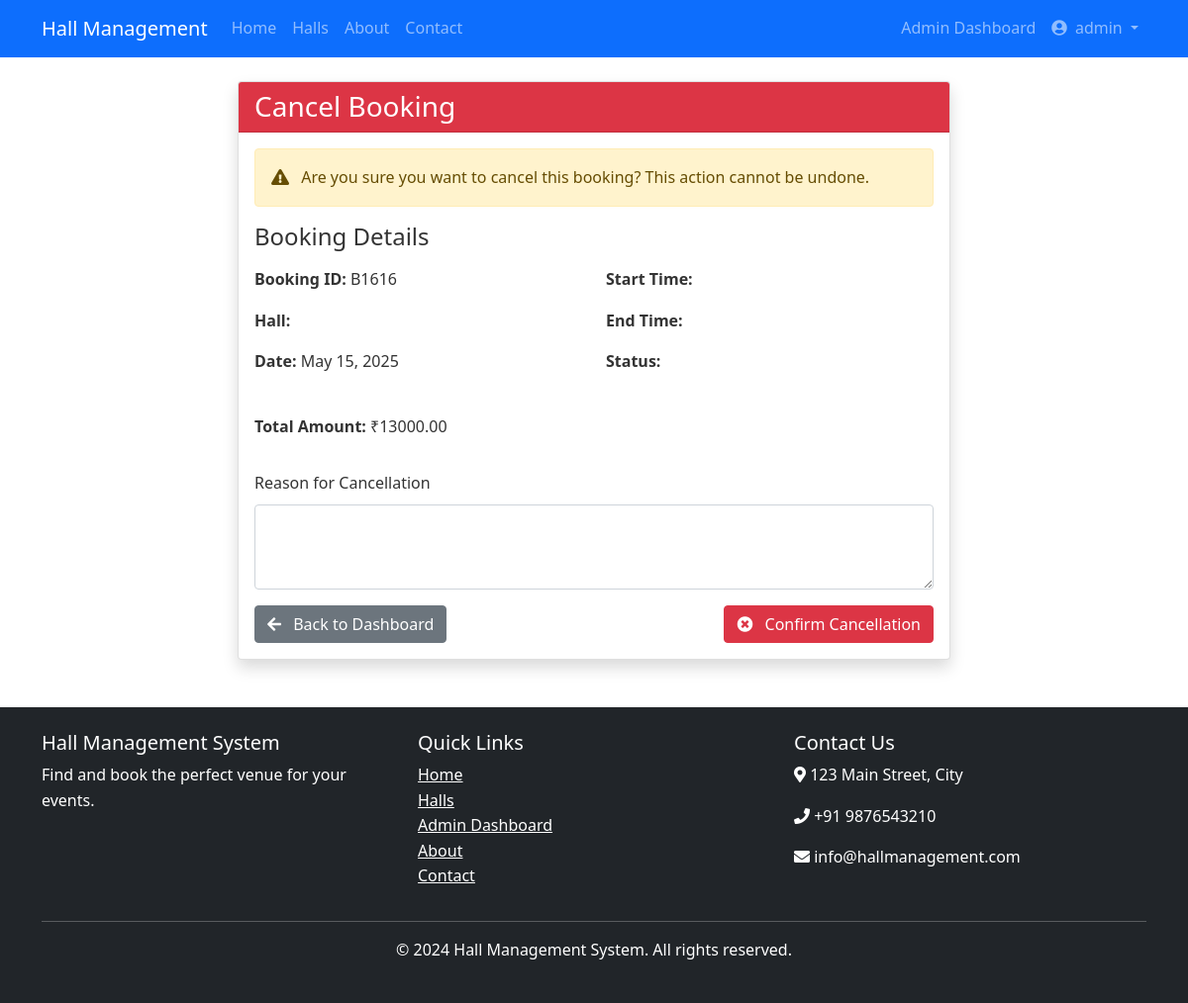
The app's page /bookings/cancel/B1616/ (signed in) with its own data.
### hall_app/models.py (models this page shows, shortened)
class Booking(models.Model):
    booking_id = models.CharField(max_length=5, primary_key=True)
    customer = models.ForeignKey(User, on_delete=models.CASCADE)
    hall = models.ForeignKey(Hall, on_delete=models.CASCADE)
    booking_date = models.DateField()
    event_date = models.DateField()
    total_hours = models.IntegerField()
    total_amount = models.DecimalField(max_digits=10, decimal_places=2)
    discount = models.ForeignKey(Discount, on_delete=models.SET_NULL, null=True, blank=True)
    is_canceled = models.BooleanField(default=False)

### hall_app/views.py (the view)
# urls.py: path('bookings/cancel/<str:booking_id>/', views.booking_cancel, name='booking_cancel'),
@login_required
def booking_cancel(request, booking_id):
    booking = get_object_or_404(Booking, pk=booking_id, customer=request.user)
    if booking.is_canceled:
        messages.error(request, "This booking is already canceled.")
        return redirect('dashboard')
    if request.method == 'POST':
        form = CancellationForm(request.POST)
        if form.is_valid():
            cancellation = form.save(commit=False)
            cancellation.cancellation_id = f"C{str(uuid.uuid4().int)[:4]}"
            cancellation.booking = booking
            cancellation.cancellation_date = timezone.now().date()
            days_to_event = (booking.event_date - timezone.now().date()).days
            policy = CancellationPolicy.objects.filter(
                booking_type='standard',
                days_before_event__lte=days_to_event
            ).order_by('-days_before_event').first()
            if policy:
                refund_percentage = policy.refund_percentage
                refund_amount = (booking.total_amount * refund_percentage) / 100
            else:
                refund_amount = 0
            cancellation.refund_amount = refund_amount
            cancellation.cancellation_status = 'pending'
            cancellation.save()
            booking.is_canceled = True
            booking.save()
            Notification.objects.create(
                notification_id=f"N{str(uuid.uuid4().int)[:4]}",
                customer=request.user,
                booking=booking,
                notification_date=timezone.now().date(),
                notification_type='cancellation',
                message=f"Your booking cancellation request has been submitted. Refund amount: ₹{refund_amount}"
            )
            messages.success(request, "Booking canceled successfully. Refund process initiated.")
            return redirect('dashboard')
    else:
        form = CancellationForm()
    context = {
        'booking': booking,
        'form': form,
    }
    return render(request, 'hall_app/booking_cancel.html', context)

### hall_app/forms.py
class CancellationForm(forms.ModelForm):
    class Meta:
        model = Cancellation
        fields = ['cancellation_reason']
        widgets = {
            'cancellation_reason': forms.Textarea(attrs={'rows': 3}),
        }

### templates/hall_app/booking_cancel.html (shortened to what this page needs)
{% extends "hall_app/base.html" %}
{% block content %}
<div class="container">
    <div class="row">
        <div class="col-md-8 mx-auto">
            <div class="card shadow">
                <div class="card-header bg-danger text-white">
                    <h3 class="mb-0">Cancel Booking</h3>
                </div>
                <div class="card-body">
                    <div class="alert alert-warning">
                        <i class="fas fa-exclamation-triangle me-2"></i>
                        Are you sure you want to cancel this booking? This action cannot be undone.
                    </div>
                    <h4 class="mb-3">Booking Details</h4>
                    <div class="row mb-4">
                        <div class="col-md-6">
                            <p><strong>Booking ID:</strong> {{ booking.booking_id }}</p>
                            <p><strong>Hall:</strong> {{ booking.hall.name }}</p>
                            <p><strong>Date:</strong> {{ booking.booking_date }}</p>
                        </div>
                        <div class="col-md-6">
                            <p><strong>Start Time:</strong> {{ booking.start_time }}</p>
                            <p><strong>End Time:</strong> {{ booking.end_time }}</p>
                            <p><strong>Status:</strong> <span class="badge bg-{{ booking.get_status_color }}">{{ booking.get_status_display }}</span></p>
                        </div>
                    </div>
                    <div class="row mb-3">
                        <div class="col-md-12">
                            <p><strong>Total Amount:</strong> ₹{{ booking.total_amount }}</p>
                        </div>
                    </div>
                    <form method="post">
                        <div class="mb-3">
                            <label for="reason" class="form-label">Reason for Cancellation</label>
                            <textarea class="form-control" id="reason" name="reason" rows="3" required></textarea>
                        </div>
                        <div class="d-flex justify-content-between">
                            <a href="{% url 'dashboard' %}" class="btn btn-secondary">
                                <i class="fas fa-arrow-left me-2"></i> Back to Dashboard
                            </a>
                            <button type="submit" class="btn btn-danger">
                                <i class="fas fa-times-circle me-2"></i> Confirm Cancellation
                            </button>
                        </div>
                    </form>
                </div>
            </div>
        </div>
    </div>
</div>
{% endblock %}

### templates/hall_app/base.html (shortened to what this page needs)
<!DOCTYPE html>
<html lang="en">
<head>
    <link href="https://cdn.jsdelivr.net/npm/bootstrap@5.1.3/dist/css/bootstrap.min.css" rel="stylesheet">
    <link rel="stylesheet" href="https://cdnjs.cloudflare.com/ajax/libs/font-awesome/5.15.4/css/all.min.css">
    <link rel="stylesheet" href="/static/css/style.css">
</head>
<body>
    <nav class="navbar navbar-expand-lg navbar-dark bg-primary">
        <div class="container">
            <a class="navbar-brand" href="/">Hall Management</a>
            <div class="collapse navbar-collapse" id="navbarNav">
                <ul class="navbar-nav me-auto">
                    <li class="nav-item">
                        <a class="nav-link" href="{% url 'home' %}">Home</a>
                    </li>
                    <li class="nav-item">
                        <a class="nav-link" href="{% url 'hall_list' %}">Halls</a>
                    </li>
                    <li class="nav-item">
                        <a class="nav-link" href="{% url 'about' %}">About</a>
                    </li>
                    <li class="nav-item">
                        <a class="nav-link" href="{% url 'contact' %}">Contact</a>
                    </li>
                </ul>
                <ul class="navbar-nav ms-auto">
                    {% if user.is_authenticated %}
                    {% if user.is_staff or user.is_superuser %}
                    <li class="nav-item">
                        <a class="nav-link" href="{% url 'admin_dashboard' %}">Admin Dashboard</a>
                    </li>
                    {% else %}
                    <li class="nav-item">
                        <a class="nav-link" href="{% url 'dashboard' %}">Dashboard</a>
                    </li>
                    {% endif %}
                    <li class="nav-item dropdown">
                        <a class="nav-link dropdown-toggle" href="#" id="userDropdown" role="button"
                            data-bs-toggle="dropdown" aria-expanded="false">
                            <i class="fas fa-user-circle me-1"></i> {{ user.get_full_name|default:user.username }}
                        </a>
                    </li>
                    {% endif %}
                </ul>
            </div>
        </div>
    </nav>
    <main class="container mt-4">
        {% block content %}{% endblock %}
    </main>
    <footer class="bg-dark text-white mt-5 py-4">
        <div class="container">
            <div class="row">
                <div class="col-md-4">
                    <h5>Hall Management System</h5>
                    <p>Find and book the perfect venue for your events.</p>
                </div>
                <div class="col-md-4">
                    <h5>Quick Links</h5>
                    <ul class="list-unstyled">
                        <li><a href="{% url 'home' %}" class="text-white">Home</a></li>
                        <li><a href="{% url 'hall_list' %}" class="text-white">Halls</a></li>
                        {% if user.is_authenticated and user.is_staff %}
                        <li><a href="{% url 'admin_dashboard' %}" class="text-white">Admin Dashboard</a></li>
                        {% endif %}
                        <li><a href="{% url 'about' %}" class="text-white">About</a></li>
                        <li><a href="{% url 'contact' %}" class="text-white">Contact</a></li>
                    </ul>
                </div>
                <div class="col-md-4">
                    <h5>Contact Us</h5>
                    <address>
                        <p><i class="fas fa-map-marker-alt"></i> 123 Main Street, City</p>
                        <p><i class="fas fa-phone"></i> +91 9876543210</p>
                        <p><i class="fas fa-envelope"></i> info@hallmanagement.com</p>
                    </address>
                </div>
            </div>
            <hr>
            <div class="text-center">
                <p>&copy; 2024 Hall Management System. All rights reserved.</p>
            </div>
        </div>
    </footer>
</body>
</html>

### static/css/style.css (style rules this page uses)
body { font-family: 'Segoe UI', Tahoma, Geneva, Verdana, sans-serif; line-height: 1.6; color: #333; }
footer { margin-top: 50px; }

### records on screen
Booking: booking_id "B1616", booking_date "May 15, 2025", total_amount "13000.00"

### other values on screen
{{ user.get_full_name|default:user.username }} "admin"
